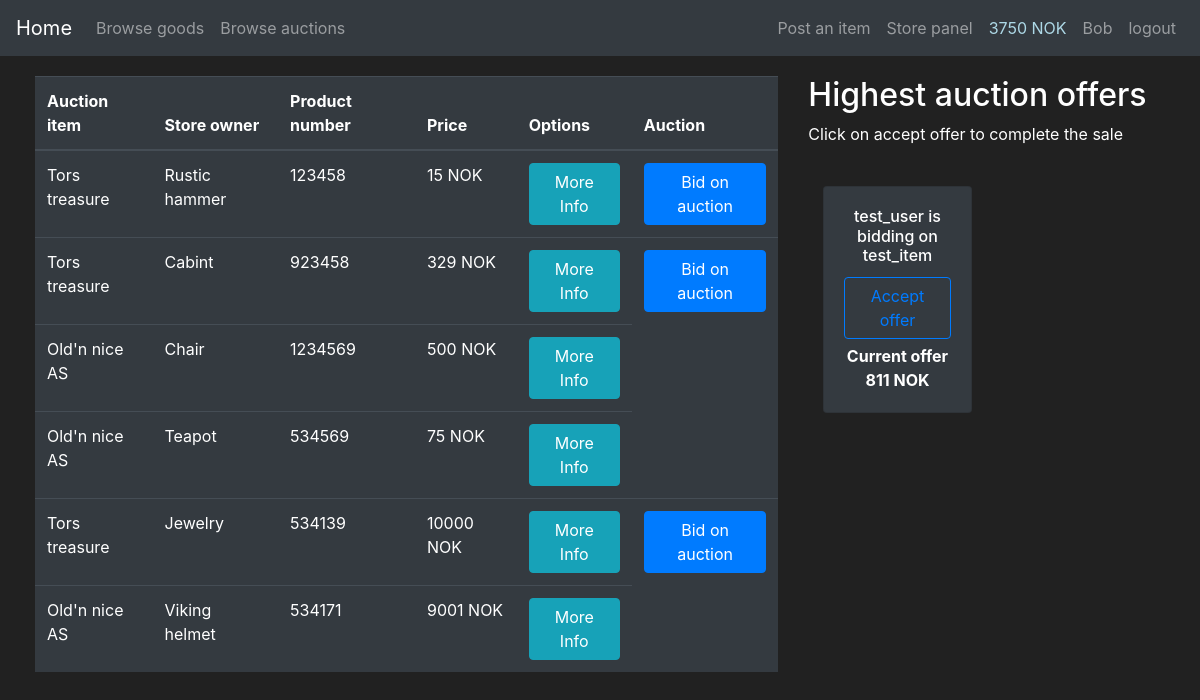
/auction (signed in), run on an earlier commit of the app's database.
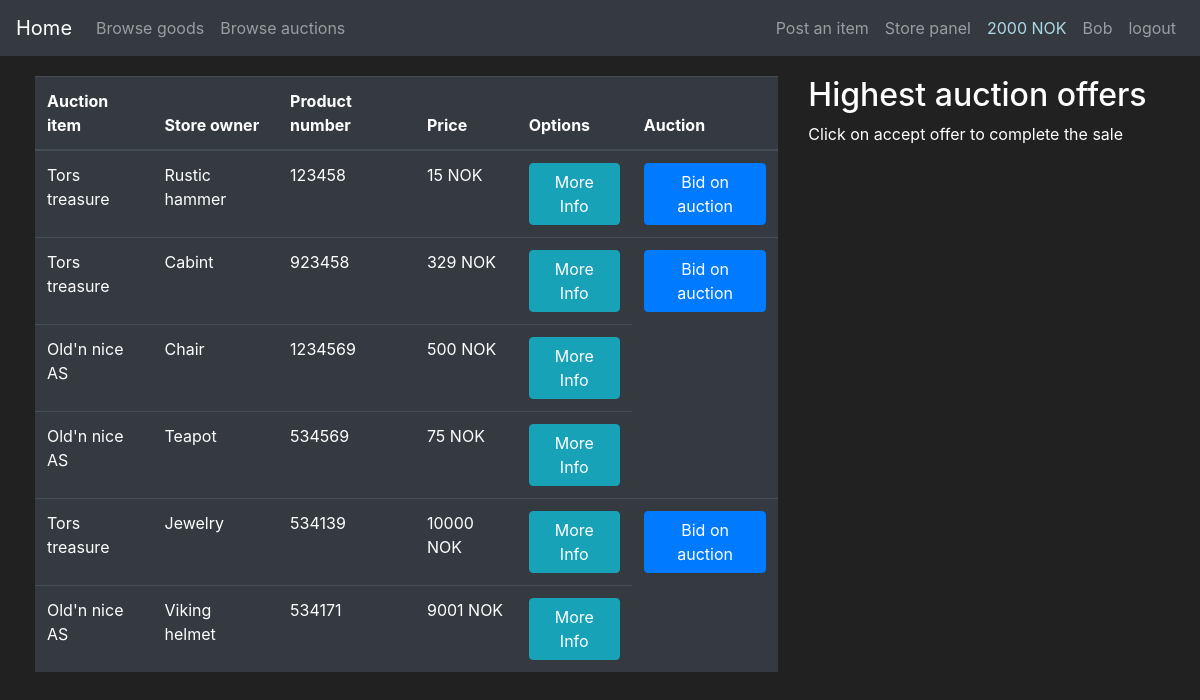
And on a later commit of the database.
### app_flask/models.py (models this page shows, shortened)
class User(db.Model, UserMixin):
    id = db.Column(db.Integer(), primary_key=True)
    username = db.Column(db.String(length=25), nullable=False, unique=True)
    email = db.Column(db.String(length=60), nullable=False, unique=True)
    password_hash = db.Column(db.String(length=60), nullable=False)
    profile_type = db.Column(db.Boolean(), nullable=False, default=False)
    cash = db.Column(db.Integer(), nullable=False, default=2000)
    date_created = db.Column(db.DateTime(), default=datetime.utcnow)
    goods = db.relationship('Goods', backref='goods_owned_by_user', lazy=True)
    store = db.relationship('Store', backref='store_owner', lazy=True)
    @property
    def password(self):
        return self.password

class Goods(db.Model):
    id = db.Column(db.Integer, primary_key=True)
    name = db.Column(db.String(30), nullable=False)
    description = db.Column(db.String(70), unique=False, nullable=False)
    price = db.Column(db.Integer, unique=False, nullable=False)
    product_number = db.Column(db.String(length=6), nullable=False, unique=True)
    goods_type = db.Column(db.Boolean(), nullable=False, default=False)
    date_created = db.Column(db.DateTime(), default=datetime.utcnow)
    user_owner = db.Column(db.Integer(), db.ForeignKey('user.id'))
    store_owner = db.Column(db.Integer(), db.ForeignKey('store.id'))

class Store(db.Model):
    id = db.Column(db.Integer(), primary_key=True)
    store_name = db.Column(db.String(length=30), nullable=False, unique=True)
    street_address = db.Column(db.String(length=40), nullable=False)
    street_number = db.Column(db.Integer(), nullable=False)
    postal_code = db.Column(db.Integer(), nullable=False)
    province = db.Column(db.String(length=50), nullable=False)
    store_email = db.Column(db.String(length=50), nullable=False, unique=True)
    store_phone = db.Column(db.Integer(), nullable=False)
    date_created = db.Column(db.DateTime(), default=datetime.utcnow)
    user_owner = db.Column(db.Integer(), db.ForeignKey('user.id'))
    goods = db.relationship('Goods', backref='owned_store', lazy=True)

class Bidding(db.Model):
    id = db.Column(db.Integer(), primary_key=True)
    item_id = db.Column(db.Integer(), nullable=False)
    item_name = db.Column(db.String(30), nullable=False)
    user_id = db.Column(db.Integer(), nullable=False)
    user_name = db.Column(db.String(), nullable=False)
    store_user_id = db.Column(db.Integer(), nullable=False)
    offer = db.Column(db.Integer(), nullable=False)
    date_created = db.Column(db.DateTime(), default=datetime.utcnow)

### app_flask/main/routes.py (the view, shortened to what this page needs)
@bp.route("/auction", methods=["POST", "GET"])
def auction_page():
    auction_form = AuctionGoodsForm()
    accept_form = AcceptAuctionForm()
    if auction_form.errors != {}:  # This happens if the users do somthing wrong when bidding on product
        for err_message in auction_form.errors.values():
            flash(f"Error bidding on product: {err_message}")
    if accept_form.errors != {}:  # This happens if the users do somthing wrong when accepting offer
        for err_message in auction_form.errors.values():
            flash(f"Error accepting offer: {err_message}")
    if request.method == "GET":
        items = db.session.query(Goods, Store).filter(and_(Store.id == Goods.store_owner, Goods.goods_type == 1)).all()
        try:
            current_user_id = current_user.id
            bidding_items = show_current_highest_bidding_offer_in_store(current_user_id)
        except AttributeError:
            bidding_items = []
        return render_template("auction.html", items=items, auction_form=auction_form, bidding_items=bidding_items,
                               accept_form=accept_form)

### app_flask/main/use_cases.py (called while the page is built)
def show_current_highest_bidding_offer_in_store(current_user_id):
    current_store = Store.query.filter_by(user_owner=current_user_id).first()
    if current_store is not None:
        bidding_items = Bidding.query. \
            with_entities(Bidding.item_id, Bidding.item_name, Bidding.offer, Bidding.user_name, Bidding.user_id, Bidding.id,
                          func.max(Bidding.offer)) \
            .group_by(Bidding.item_id).filter_by(store_user_id=current_user_id)
        return bidding_items
    else:
        bidding_items = []
        return bidding_items

### app_flask/models.py (called while the page is built)
@login_manager.user_loader
def load_user(user_id):
    return User.query.get(int(user_id))

### app_flask/templates/auction.html (shortened to what this page needs)
{% extends 'base.html' %}
{% block content %}
<div class="row" style="margin:20px; margin-left:20px">
    <div class="col-8">
        <table class="table table-hover table-dark">
            <thead>
                <tr>
                    <th scope="col">Auction item</th>
                    <th scope="col">Store owner</th>
                    <th scope="col">Product number</th>
                    <th scope="col">Price</th>
                    <th scope="col">Options</th>
                    {% if current_user.is_authenticated %}
                    <th scope="col">Auction</th>
                    {% endif %}
                </tr>
            </thead>
            <tbody>
                {% for item, store in items %}
                <tr>
                    <td>{{store.store_name}}</td>
                    <td>{{item.name}}</td>
                    <td>{{item.product_number}}</td>
                    <td>{{item.price}} NOK</td>
                    {% if store.user_owner==current_user.id %}
                    <td><button class="btn btn-outline btn-info" data-toggle="modal" data-target="#Modal-MoreInfo-{{ item.id }}">More Info</button></td>
                    {% elif current_user.is_authenticated %}
                    <td><button class="btn btn-outline btn-info" data-toggle="modal" data-target="#Modal-MoreInfo-{{ item.id }}">More Info</button></td>
                    <td><button class="btn btn-outline btn-primary" data-toggle="modal" data-target="#Modal-AuctionConfirm-{{ item.id }}">Bid on auction</button></td>
                    {% else %}
                    <td><button class="btn btn-outline btn-info" data-toggle="modal" data-target="#Modal-MoreInfo-{{ item.id }}">More Info</button></td>
                    {% endif %}
                </tr>
                {% endfor %}
            </tbody>
        </table>
    </div>
    {% if current_user.is_authenticated %}
    <div class="col-4">
        <h2>Highest auction offers</h2>
        <p>Click on accept offer to complete the sale</p>
        <br>
        <div>
            {% for bidding_item in bidding_items %}
                <div class="col-md-6">
                    <div style="margin-bottom: 5px" class="card text-center bg-dark">
                        <div class="card-body">
                             <h6 class="card-title"> {{ bidding_item.user_name }} is bidding on {{ bidding_item.item_name }}</h6>
                            <button type="button" class="btn btn-outline-primary" style="margin-bottom: 5px"
                            data-toggle="modal" data-target="#Modal-OfferConfirm-{{ bidding_item.id }}">
                            Accept offer
                            </button>
                            <p class="card-text"><strong>Current offer {{bidding_item.offer}} NOK</strong></p>
                        </div>
                    </div>
                </div>
            {% endfor %}
        </div>
   </div>
    {% endif %}
</div>
{% endblock %}

### app_flask/templates/base.html (shortened to what this page needs)
<!doctype html>
<html lang="en">
   <head>
      <link rel="stylesheet" href="https://cdn.jsdelivr.net/npm/bootstrap@4.5.3/dist/css/bootstrap.min.css">
   </head>
   <body>
    <nav class="navbar navbar-expand-md navbar-dark bg-dark">
        <a class="navbar-brand" href="{{ url_for('main.home_page') }}">Home <span class="sr-only">(current)</span></a>
        <div class="collapse navbar-collapse" id="navbarNav">
            <ul class="navbar-nav mr-auto">
                <li class="nav-item">
                    <a class="nav-link" href="{{ url_for('main.store_page') }}">Browse goods</a>
                </li>
                <li class="nav-item">
                    <a class="nav-link" href="{{ url_for('main.auction_page') }}">Browse auctions</a>
                </li>
            </ul>
            {% if current_user.username=="Admin" %}
            <ul class="navbar-nav">
                <li class="nav-item">
                    <a class="nav-link" href="{{ url_for('main.display_admin_panel') }}"> {{ current_user.username }}panel</a>
                </li>
                <li class="nav-item">
                    <a class="nav-link">{{ current_user.username }}</a>
                </li>
                <li class="nav-item">
                    <a class="nav-link" href="{{ url_for('auth.logout_page') }}">logout</a>
                </li>
            </ul>
            {% elif current_user.is_authenticated and current_user.profile_type==1 %}
            <ul class="navbar-nav">
                <li class="nav-item">
                    <a class="nav-link" href="{{ url_for('main.add_goods')}}">Post an item</a>
                </li>
                <li class="nav-item">
                    <a class="nav-link" href="{{ url_for('main.display_store_panel') }}">Store panel</a>
                </li>
                <li class="nav-item">
                    <a class="nav-link" href="#" style="color:lightblue">{{ current_user.cash }} NOK</a>
                </li>
                <li class="nav-item">
                    <a class="nav-link">{{ current_user.username }}</a>
                </li>
                <li class="nav-item">
                    <a class="nav-link" href="{{ url_for('auth.logout_page') }}">logout</a>
                </li>
            </ul>
            {% endif %}
        </div>
      </nav>
    {% block content %}
    {% endblock %}
   </body>
</html>

What changed in the data, as far as the page shows it:
removed Bidding: user_name "test_user", item_name "test_item", offer "811"
changed User "Bob": cash "3750" → "2000"
